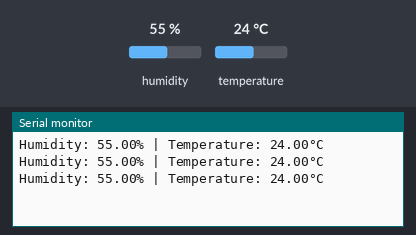
Bench run of a sketch on a simulated Arduino Uno, built with avr-gcc and run on an emulated ATmega328P. On the bench: the last lines printed to the serial monitor. Inputs (shaded band) come from the test bench; at power-on: humidity 55 %, temperature 24 °C.

Above: at 3.8 s.
3.9 s: humidity set to 22 %
At 6.6 s:
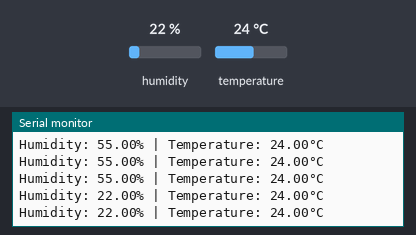
10.1 s: temperature set to 12 °C
At 11.0 s:
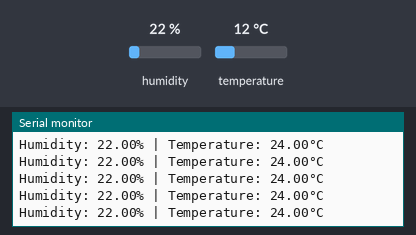
13.0 s: humidity set to 40 %
At 14.0 s:
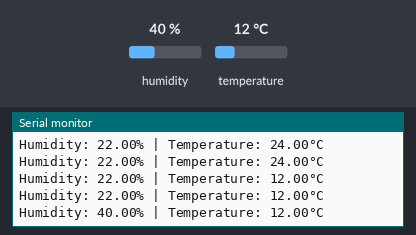
Timing chart, 0 to 16.0 s (numbered marks = the images above; inputs shaded):
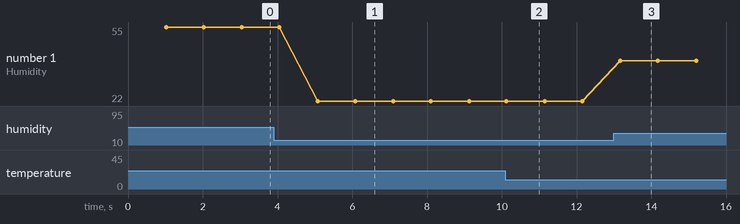

Measured:
- after the input at 3.9 s, the serial monitor: prints a new line after 1.2 s (image 1)
- after the input at 13.0 s, the serial monitor: prints a new line after 0.18 s (image 3)
- plotted number 1: 55 → 22 after the input at 3.9 s, 22 → 40 after the input at 13.0 s

The sketch:

only_temp.ino
```cpp
#include "DHT.h"

// 변수 선언
#define DHTPIN 2 // int DHTPIN = 2;
#define DHTTYPE DHT11

// 센서 설정
DHT dht(DHTPIN, DHTTYPE);
void setup() {
  Serial.begin(9600); // 시리얼 모니터와 9600의 보드레이트로 통신(1초당 신호 전송 속도)
  dht.begin();
}

void loop() {
  delay(1000); // 1초 기다림(ms 단위)

  float hum = dht.readHumidity();
  float temp = dht.readTemperature(); // parameter에 True를 넘기면 화씨로 나옴

  if (isnan(hum) || isnan(temp)){
    Serial.println("Failed to read from DHT sensor!"); // print는 띄어쓰기 없고 ln 은 있음
    return;
  }

  Serial.print("Humidity: ");
  Serial.print(hum);
  Serial.print("% | Temperature: ");
  Serial.print(temp);
  Serial.println("°C");
}
```
